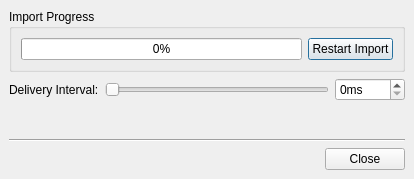
<ui version="4.0" >
 <class>SessionReplayWidget</class>
 <widget class="QDialog" name="SessionReplayWidget" >
  <property name="geometry" >
   <rect>
    <x>0</x>
    <y>0</y>
    <width>414</width>
    <height>179</height>
   </rect>
  </property>
  <property name="windowTitle" >
   <string>Session Replay Control</string>
  </property>
  <layout class="QVBoxLayout" >
   <property name="margin" >
    <number>9</number>
   </property>
   <property name="spacing" >
    <number>6</number>
   </property>
   <item>
    <widget class="QGroupBox" name="groupBox" >
     <property name="title" >
      <string>Import Progress</string>
     </property>
     <layout class="QHBoxLayout" >
      <property name="margin" >
       <number>9</number>
      </property>
      <property name="spacing" >
       <number>6</number>
      </property>
      <item>
       <widget class="QProgressBar" name="importProgress" >
        <property name="value" >
         <number>0</number>
        </property>
        <property name="orientation" >
         <enum>Qt::Horizontal</enum>
        </property>
       </widget>
      </item>
      <item>
       <widget class="QPushButton" name="restartButton" >
        <property name="text" >
         <string>Restart Import</string>
        </property>
        <property name="icon" >
         <iconset resource="profit.qrc" >:/images/icons/noatunloopsong.png</iconset>
        </property>
       </widget>
      </item>
     </layout>
    </widget>
   </item>
   <item>
    <layout class="QHBoxLayout" >
     <property name="margin" >
      <number>0</number>
     </property>
     <property name="spacing" >
      <number>6</number>
     </property>
     <item>
      <widget class="QLabel" name="label" >
       <property name="text" >
        <string>Delivery Interval:</string>
       </property>
      </widget>
     </item>
     <item>
      <widget class="QSlider" name="timerSlider" >
       <property name="minimumSize" >
        <size>
         <width>128</width>
         <height>0</height>
        </size>
       </property>
       <property name="minimum" >
        <number>0</number>
       </property>
       <property name="maximum" >
        <number>5000</number>
       </property>
       <property name="singleStep" >
        <number>0</number>
       </property>
       <property name="pageStep" >
        <number>50</number>
       </property>
       <property name="value" >
        <number>0</number>
       </property>
       <property name="sliderPosition" >
        <number>0</number>
       </property>
       <property name="tracking" >
        <bool>true</bool>
       </property>
       <property name="orientation" >
        <enum>Qt::Horizontal</enum>
       </property>
      </widget>
     </item>
     <item>
      <widget class="QSpinBox" name="timerSpin" >
       <property name="suffix" >
        <string>ms</string>
       </property>
       <property name="maximum" >
        <number>5000</number>
       </property>
       <property name="minimum" >
        <number>0</number>
       </property>
       <property name="singleStep" >
        <number>50</number>
       </property>
       <property name="value" >
        <number>0</number>
       </property>
      </widget>
     </item>
    </layout>
   </item>
   <item>
    <spacer>
     <property name="orientation" >
      <enum>Qt::Vertical</enum>
     </property>
     <property name="sizeType" >
      <enum>QSizePolicy::Expanding</enum>
     </property>
     <property name="sizeHint" >
      <size>
       <width>396</width>
       <height>31</height>
      </size>
     </property>
    </spacer>
   </item>
   <item>
    <widget class="Line" name="line" >
     <property name="orientation" >
      <enum>Qt::Horizontal</enum>
     </property>
    </widget>
   </item>
   <item>
    <widget class="QDialogButtonBox" name="buttonBox" >
     <property name="orientation" >
      <enum>Qt::Horizontal</enum>
     </property>
     <property name="standardButtons" >
      <set>QDialogButtonBox::Close</set>
     </property>
    </widget>
   </item>
  </layout>
  <action name="actionF34a" >
   <property name="text" >
    <string>F34a</string>
   </property>
  </action>
 </widget>
 <resources>
  <include location="profit.qrc" />
 </resources>
 <connections>
  <connection>
   <sender>timerSlider</sender>
   <signal>valueChanged(int)</signal>
   <receiver>timerSpin</receiver>
   <slot>setValue(int)</slot>
   <hints>
    <hint type="sourcelabel" >
     <x>16</x>
     <y>69</y>
    </hint>
    <hint type="destinationlabel" >
     <x>59</x>
     <y>148</y>
    </hint>
   </hints>
  </connection>
  <connection>
   <sender>timerSpin</sender>
   <signal>valueChanged(int)</signal>
   <receiver>timerSlider</receiver>
   <slot>setValue(int)</slot>
   <hints>
    <hint type="sourcelabel" >
     <x>59</x>
     <y>148</y>
    </hint>
    <hint type="destinationlabel" >
     <x>16</x>
     <y>69</y>
    </hint>
   </hints>
  </connection>
  <connection>
   <sender>buttonBox</sender>
   <signal>rejected()</signal>
   <receiver>SessionReplayWidget</receiver>
   <slot>reject()</slot>
   <hints>
    <hint type="sourcelabel" >
     <x>236</x>
     <y>338</y>
    </hint>
    <hint type="destinationlabel" >
     <x>236</x>
     <y>180</y>
    </hint>
   </hints>
  </connection>
  <connection>
   <sender>buttonBox</sender>
   <signal>accepted()</signal>
   <receiver>SessionReplayWidget</receiver>
   <slot>accept()</slot>
   <hints>
    <hint type="sourcelabel" >
     <x>236</x>
     <y>338</y>
    </hint>
    <hint type="destinationlabel" >
     <x>236</x>
     <y>180</y>
    </hint>
   </hints>
  </connection>
 </connections>
</ui>
